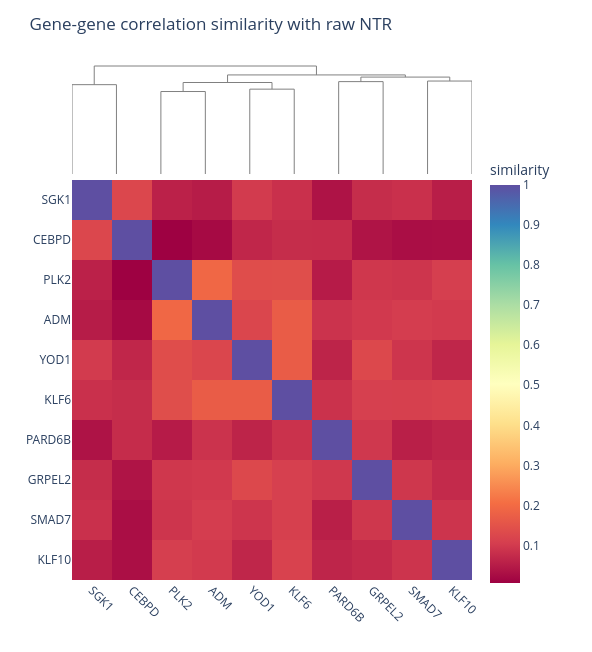

Here is the notebook cell this chart was saved with:
### Code cell
# Plot clustered heatmap to visualize the similarity

hda.visualize.heatmap(
    sim=sim_gene10, 
    type="gene", 
    show_cluster=True, 
    title="Gene-gene correlation similarity with raw NTR"
)

### Figure 1 — Plotly figure (JSON) as saved in the notebook; plotly's stock layout.template omitted (floating-point values rounded to 4 significant figures)
{"data": [{"hoverinfo": "skip", "line": {"color": "gray", "width": 1}, "mode": "lines", "showlegend": false, "type": "scatter", "x": [5.0, 5.0, 15.0, 15.0], "xaxis": "x", "y": [0.0, 0.8749, 0.8749, 0.0], "yaxis": "y"}, {"hoverinfo": "skip", "line": {"color": "gray", "width": 1}, "mode": "lines", "showlegend": false, "type": "scatter", "x": [25.0, 25.0, 35.0, 35.0], "xaxis": "x", "y": [0.0, 0.8076, 0.8076, 0.0], "yaxis": "y"}, {"hoverinfo": "skip", "line": {"color": "gray", "width": 1}, "mode": "lines", "showlegend": false, "type": "scatter", "x": [45.0, 45.0, 55.0, 55.0], "xaxis": "x", "y": [0.0, 0.8309, 0.8309, 0.0], "yaxis": "y"}, {"hoverinfo": "skip", "line": {"color": "gray", "width": 1}, "mode": "lines", "showlegend": false, "type": "scatter", "x": [30.0, 30.0, 50.0, 50.0], "xaxis": "x", "y": [0.8076, 0.896, 0.896, 0.8309], "yaxis": "y"}, {"hoverinfo": "skip", "line": {"color": "gray", "width": 1}, "mode": "lines", "showlegend": false, "type": "scatter", "x": [65.0, 65.0, 75.0, 75.0], "xaxis": "x", "y": [0.0, 0.9046, 0.9046, 0.0], "yaxis": "y"}, {"hoverinfo": "skip", "line": {"color": "gray", "width": 1}, "mode": "lines", "showlegend": false, "type": "scatter", "x": [85.0, 85.0, 95.0, 95.0], "xaxis": "x", "y": [0.0, 0.9103, 0.9103, 0.0], "yaxis": "y"}, {"hoverinfo": "skip", "line": {"color": "gray", "width": 1}, "mode": "lines", "showlegend": false, "type": "scatter", "x": [70.0, 70.0, 90.0, 90.0], "xaxis": "x", "y": [0.9046, 0.9491, 0.9491, 0.9103], "yaxis": "y"}, {"hoverinfo": "skip", "line": {"color": "gray", "width": 1}, "mode": "lines", "showlegend": false, "type": "scatter", "x": [40.0, 40.0, 80.0, 80.0], "xaxis": "x", "y": [0.896, 0.9702, 0.9702, 0.9491], "yaxis": "y"}, {"hoverinfo": "skip", "line": {"color": "gray", "width": 1}, "mode": "lines", "showlegend": false, "type": "scatter", "x": [10.0, 10.0, 60.0, 60.0], "xaxis": "x", "y": [0.8749, 1.058, 1.058, 0.9702], "yaxis": "y"}, {"colorbar": {"len": 0.85, "title": {"text": "similarity"}, "y": 0.4}, "colorscale": [[0, "rgb(158,1,66)"], [0.1, "rgb(213,62,79)"], [0.2, "rgb(244,109,67)"], [0.3, "rgb(253,174,97)"], [0.4, "rgb(254,224,139)"], [0.5, "rgb(255,255,191)"], [0.6, "rgb(230,245,152)"], [0.7, "rgb(171,221,164)"], [0.8, "rgb(102,194,165)"], [0.9, "rgb(50,136,189)"], [1, "rgb(94,79,162)"]], "hovertemplate": "<b>gene x</b>: %{x}<br><b>gene y</b>: %{y}<br><b>similarity</b>: %{z:.3f}<extra></extra>", "type": "heatmap", "x": ["SGK1", "CEBPD", "PLK2", "ADM", "YOD1", "KLF6", "PARD6B", "GRPEL2", "SMAD7", "KLF10"], "xaxis": "x2", "y": ["SGK1", "CEBPD", "PLK2", "ADM", "YOD1", "KLF6", "PARD6B", "GRPEL2", "SMAD7", "KLF10"], "yaxis": "y2", "z": [[1.0, 0.1251, 0.05793, 0.04956, 0.1001, 0.08334, 0.03612, 0.07737, 0.08364, 0.05383], [0.1251, 1.0, 0.006355, 0.02097, 0.06723, 0.07722, 0.07684, 0.03776, 0.02795, 0.02969], [0.05793, 0.006355, 1.0, 0.1924, 0.1364, 0.1386, 0.04942, 0.09419, 0.09043, 0.1068], [0.04956, 0.02097, 0.1924, 1.0, 0.1226, 0.1691, 0.0876, 0.09805, 0.1044, 0.0998], [0.1001, 0.06723, 0.1364, 0.1226, 1.0, 0.1691, 0.06257, 0.1271, 0.09171, 0.06595], [0.08334, 0.07722, 0.1386, 0.1691, 0.1691, 1.0, 0.0858, 0.1093, 0.1103, 0.1143], [0.03612, 0.07684, 0.04942, 0.0876, 0.06257, 0.0858, 1.0, 0.09542, 0.05467, 0.06436], [0.07737, 0.03776, 0.09419, 0.09805, 0.1271, 0.1093, 0.09542, 1.0, 0.0937, 0.07375], [0.08364, 0.02795, 0.09043, 0.1044, 0.09171, 0.1103, 0.05467, 0.0937, 1.0, 0.08969], [0.05383, 0.02969, 0.1068, 0.0998, 0.06595, 0.1143, 0.06436, 0.07375, 0.08969, 1.0]]}], "layout": {"height": 652, "margin": {"b": 72, "l": 72, "r": 120, "t": 60}, "paper_bgcolor": "white", "plot_bgcolor": "white", "title": {"text": "Gene-gene correlation similarity with raw NTR"}, "width": 592, "xaxis": {"anchor": "y", "domain": [0, 1], "visible": false}, "xaxis2": {"anchor": "y2", "domain": [0, 1], "tickangle": 45}, "yaxis": {"anchor": "x", "domain": [0.7692, 1], "visible": false}, "yaxis2": {"anchor": "x2", "autorange": "reversed", "domain": [0, 0.7692]}}}
